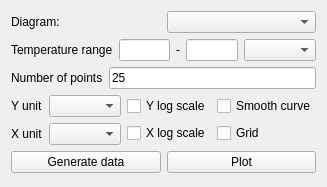
<?xml version="1.0" encoding="UTF-8"?>
<ui version="4.0">
 <class>Form_PureSubstanceDiagrams</class>
 <widget class="QWidget" name="Form_PureSubstanceDiagrams">
  <property name="windowModality">
   <enum>Qt::ApplicationModal</enum>
  </property>
  <property name="geometry">
   <rect>
    <x>0</x>
    <y>0</y>
    <width>318</width>
    <height>187</height>
   </rect>
  </property>
  <property name="windowTitle">
   <string>Pure Substance Diagrams</string>
  </property>
  <layout class="QGridLayout" name="gridLayout">
   <item row="0" column="0">
    <layout class="QHBoxLayout" name="horizontalLayout">
     <item>
      <widget class="QLabel" name="label">
       <property name="text">
        <string>Diagram: </string>
       </property>
      </widget>
     </item>
     <item>
      <widget class="QComboBox" name="comboBox_diagram">
       <property name="layoutDirection">
        <enum>Qt::LeftToRight</enum>
       </property>
      </widget>
     </item>
    </layout>
   </item>
   <item row="1" column="0">
    <layout class="QHBoxLayout" name="horizontalLayout_2">
     <item>
      <widget class="QLabel" name="label_2">
       <property name="text">
        <string>Temperature range</string>
       </property>
      </widget>
     </item>
     <item>
      <widget class="QLineEdit" name="le_Ti"/>
     </item>
     <item>
      <widget class="QLabel" name="label_3">
       <property name="text">
        <string>-</string>
       </property>
      </widget>
     </item>
     <item>
      <widget class="QLineEdit" name="le_Tf"/>
     </item>
     <item>
      <widget class="QComboBox" name="comboBox_TrangeUnit"/>
     </item>
    </layout>
   </item>
   <item row="2" column="0">
    <layout class="QHBoxLayout" name="horizontalLayout_3">
     <item>
      <widget class="QLabel" name="label_4">
       <property name="text">
        <string>Number of points</string>
       </property>
      </widget>
     </item>
     <item>
      <widget class="QLineEdit" name="le_points">
       <property name="text">
        <string>25</string>
       </property>
      </widget>
     </item>
    </layout>
   </item>
   <item row="3" column="0">
    <layout class="QHBoxLayout" name="horizontalLayout_7">
     <item>
      <layout class="QVBoxLayout" name="verticalLayout_2">
       <item>
        <layout class="QHBoxLayout" name="horizontalLayout_4">
         <item>
          <widget class="QLabel" name="label_yUnits">
           <property name="text">
            <string>Y unit</string>
           </property>
          </widget>
         </item>
         <item>
          <widget class="QComboBox" name="comboBox_yUnits"/>
         </item>
        </layout>
       </item>
       <item>
        <layout class="QHBoxLayout" name="horizontalLayout_5">
         <item>
          <widget class="QLabel" name="label_xUnits">
           <property name="text">
            <string>X unit</string>
           </property>
          </widget>
         </item>
         <item>
          <widget class="QComboBox" name="comboBox_xUnits"/>
         </item>
        </layout>
       </item>
      </layout>
     </item>
     <item>
      <layout class="QGridLayout" name="gridLayout_2">
       <item row="4" column="0">
        <widget class="QCheckBox" name="checkBox_xlogscale">
         <property name="text">
          <string>X log scale</string>
         </property>
        </widget>
       </item>
       <item row="2" column="0">
        <widget class="QCheckBox" name="checkBox_ylogscale">
         <property name="text">
          <string>Y log scale</string>
         </property>
        </widget>
       </item>
       <item row="2" column="1">
        <widget class="QCheckBox" name="checkBox_smooth">
         <property name="text">
          <string>Smooth curve</string>
         </property>
        </widget>
       </item>
       <item row="4" column="1">
        <widget class="QCheckBox" name="checkBox_grid">
         <property name="text">
          <string>Grid</string>
         </property>
        </widget>
       </item>
      </layout>
     </item>
    </layout>
   </item>
   <item row="4" column="0">
    <layout class="QHBoxLayout" name="horizontalLayout_6">
     <item>
      <widget class="QPushButton" name="btn_gen">
       <property name="text">
        <string>Generate data</string>
       </property>
      </widget>
     </item>
     <item>
      <widget class="QPushButton" name="btn_plot">
       <property name="text">
        <string>Plot</string>
       </property>
      </widget>
     </item>
    </layout>
   </item>
  </layout>
 </widget>
 <resources/>
 <connections/>
</ui>
